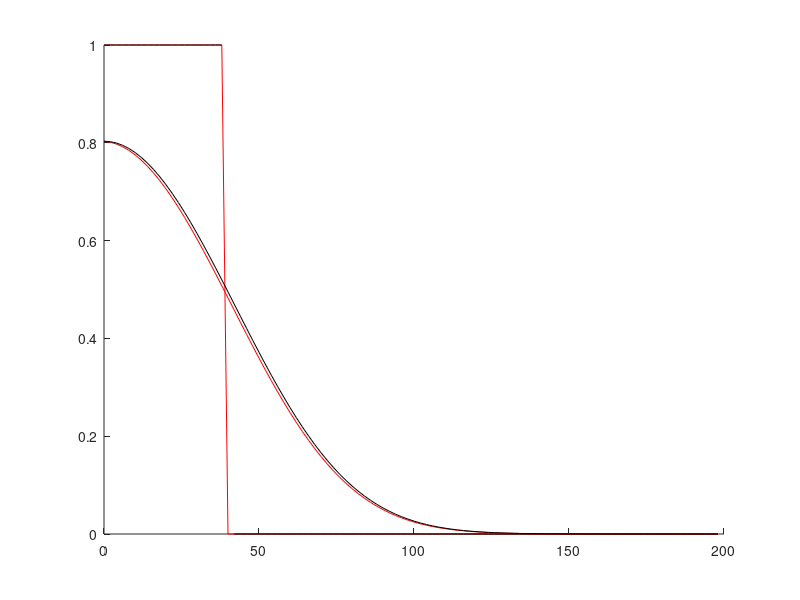

Reproduce this figure in MATLAB.
% units: time ~ 1 ps = 1, length ~ 1 Å = 1;
% diffusion base unite 1E-4 cm^2·s^-1 = 1;
% concentration base unit 1667 mol/L or 1 per Å^3 = 1;

dt = 10;
dx = 2;
K = 100;
% propagating step 1 ps, diffusion layer thickness 2 Å, number of diffusion
% layers in the container
% diffusion constant: air in water 1.2E-5 cm^2·s^-1
D = 0.12;

% propagation term between the adjacent layers 
a = D*dt/(dx*dx);

% initial concentration 1M/1667 = 6E-4
% length of the box 20 Å = number of box hbx * box width 2 Å
c0 = 6E-4;
hbx = 20;
h = hbx*dx;

%% initial conentration table, box range C0
conc = zeros(K,1);

for i = 1:hbx
    conc(i) = c0;
end


%% setting the initial propagator
ppg = zeros(K,K);

% the triple diagonal propagation matrix for each species
for i = 1:K-1
    ppg(i,i+1) = a;
    ppg(i+1,i) = a;
    ppg(i+1,i+1) = 1-2*a;

end

% the outer surface of the container
ppg(1,1) = 1-a;

% the container stops at the K-th box, no diffusion backward
ppg(K,K) = 1-a;


%% analytical evaluation parameters
t = 0;
concana = zeros(K,1);
x = dx*(0:K-1)';


conctable1mol = conc * 1/(6E-4);
line(x, conctable1mol, 'Color', 'red');

% analytical evaluation

sigma = sqrt(D*t);
concana = c0/2*(erf(0.5*(h-x)/sigma) + erf(0.5*(h+x)/sigma));

% xd = x - dx;
conctable1mola = concana * 1/(6E-4);
line(x, conctable1mola, 'Color', 'black');

%% numerical propagation & analytical evaluation

for j = 1:4E2
%   apply fick's second law to the concentration table
    conc = ppg*conc;
%   timer for later analytical use
    t = t + dt;
end

%     clf;
conctable1mol = conc * 1/(6E-4);
line(x, conctable1mol, 'Color', 'red');

% analytical evaluation

sigma = sqrt(D*t);
concana = c0/2*(erf(0.5*(h-x)/sigma) + erf(0.5*(h+x)/sigma));

% xd = x - dx;
conctable1mola = concana * 1/(6E-4);
line(x, conctable1mola, 'Color', 'black');
